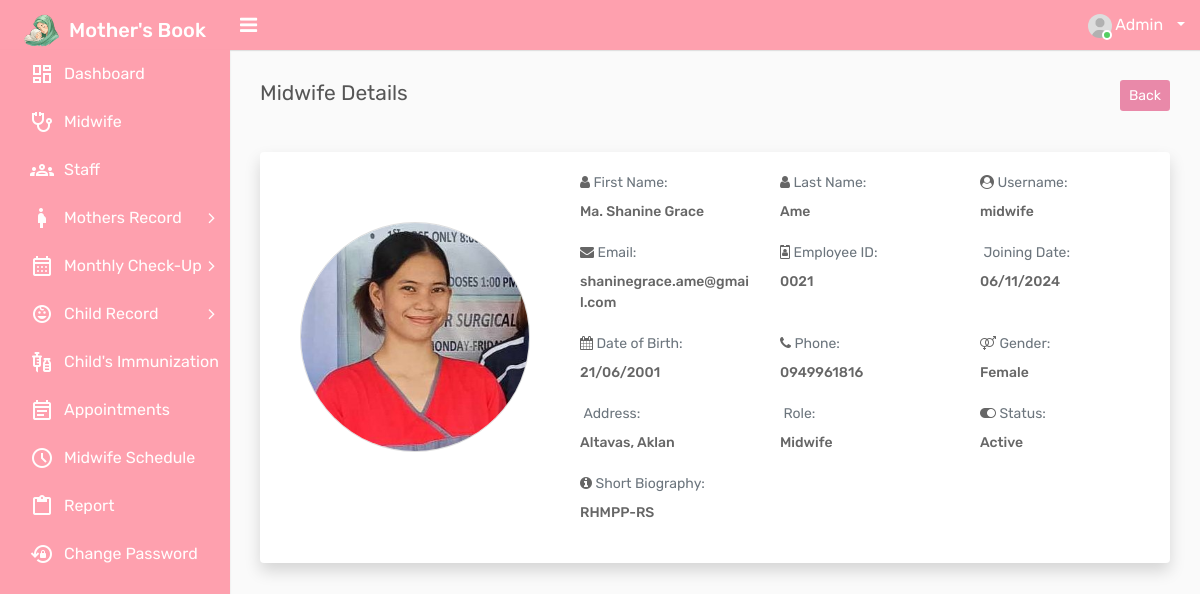
The app's page /login/system/view-doctors.php?id=16 (signed in) with its own data.
### tables this page shows
CREATE TABLE `tbl_employee` (
  `id` int(11) NOT NULL,
  `first_name` varchar(250) NOT NULL,
  `last_name` varchar(250) NOT NULL,
  `username` varchar(250) NOT NULL,
  `emailid` varchar(250) NOT NULL,
  `password` varchar(255) NOT NULL,
  `new_password` varchar(255) NOT NULL,
  `confirm_password` varchar(255) NOT NULL,
  `dob` varchar(50) NOT NULL,
  `gender` varchar(10) NOT NULL,
  `address` text NOT NULL,
  `bio` text NOT NULL,
  `employee_id` varchar(250) NOT NULL,
  `joining_date` varchar(250) NOT NULL,
  `phone` varchar(10) NOT NULL,
  `role` varchar(50) NOT NULL COMMENT '1=Admin, 2=Midwife, 3=Staff',
  `status` tinyint(4) NOT NULL COMMENT '1=Active, 0=Inactive',
  `created_at` timestamp NOT NULL DEFAULT current_timestamp() ON UPDATE current_timestamp(),
  `pic` varchar(255) NOT NULL
);

CREATE TABLE `tbl_role` (
  `id` int(11) NOT NULL,
  `title` varchar(100) NOT NULL,
  `role` tinyint(4) NOT NULL,
  `created_at` timestamp NOT NULL DEFAULT current_timestamp() ON UPDATE current_timestamp()
);

### login/system/view-doctors.php (the view, shortened to what this page needs)
<?php
include('header.php');
include('includes/connection.php');
$id = $_GET['id'];
$fetch_query = mysqli_query($connection, "SELECT * FROM tbl_employee WHERE id='$id'");
$row = mysqli_fetch_array($fetch_query);
?>
<div class="page-wrapper">
    <div class="content">
        <div class="row">
            <div class="col-sm-4">
                <h4 class="page-title">Midwife Details</h4>
            </div>
            <div class="col-sm-8 text-right m-b-20">
                <a href="doctors.php" class="btn btn-primary btn-sm float-right">Back</a>
            </div>
        </div><br>
        <div class="row">
            <div class="col-lg-12">
                <div class="card shadow">
                    <div class="card-body">
                        <div class="row">
                            <div class="col-md-4 text-center mb-4">
                            <div style="width: 230px; height: 230px; border-radius: 50%; overflow: hidden; border: 1px solid #ddd; margin: 50px auto 0;">
                            <img src="<?php echo !empty($row['pic']) ? 'assets/img/logo/employee/' . $row['pic'] : 'assets/img/logo/employee/user.jpg'; ?>"
                                         alt="Profile Picture"
                                         class="img-fluid"
                                         style="width: 100%; height: 100%; object-fit: cover;">
                                </div>
                            </div>
                            <div class="col-md-8">
                                <div class="row">
                                    <div class="col-sm-4 mb-1">
                                        <i class="fa fa-user"></i>
                                        <label class="text-muted" style="font-size: 14px;">First Name:</label>
                                        <p style="font-size: 14px; font-weight: 500;"><?php echo $row['first_name']; ?></p>
                                    </div>
                                    <div class="col-sm-4 mb-1">
                                        <i class="fa fa-user"></i>
                                        <label class="text-muted" style="font-size: 14px;">Last Name:</label>
                                        <p style="font-size: 14px; font-weight: 500;"><?php echo $row['last_name']; ?></p>
                                    </div>
                                    <div class="col-sm-4 mb-1">
                                        <i class="fa fa-user-circle"></i>
                                        <label class="text-muted" style="font-size: 14px;">Username:</label>
                                        <p style="font-size: 14px; font-weight: 500;"><?php echo $row['username']; ?></p>
                                    </div>
                                    <div class="col-sm-4 mb-1">
                                        <i class="fa fa-envelope"></i>
                                        <label class="text-muted" style="font-size: 14px;">Email:</label>
                                        <p style="font-size: 14px; font-weight: 500;"><?php echo $row['emailid']; ?></p>
                                    </div>
                                    <div class="col-sm-4 mb-1">
                                        <i class="fa fa-id-badge"></i>
                                        <label class="text-muted" style="font-size: 14px;">Employee ID:</label>
                                        <p style="font-size: 14px; font-weight: 500;"><?php echo $row['employee_id']; ?></p>
                                    </div>
                                    <div class="col-sm-4 mb-1">
                                        <label class="text-muted" style="font-size: 14px;">Joining Date:</label>
                                        <p style="font-size: 14px; font-weight: 500;"><?php echo $row['joining_date']; ?></p>
                                    </div>
                                    <div class="col-sm-4 mb-1">
                                        <i class="fa fa-calendar"></i>
                                        <label class="text-muted" style="font-size: 14px;">Date of Birth:</label>
                                        <p style="font-size: 14px; font-weight: 500;"><?php echo $row['dob']; ?></p>
                                    </div>
                                    <div class="col-sm-4 mb-1">
                                        <i class="fa fa-phone"></i>
                                        <label class="text-muted" style="font-size: 14px;">Phone:</label>
                                        <p style="font-size: 14px; font-weight: 500;"><?php echo $row['phone']; ?></p>
                                    </div>
                                    <div class="col-sm-4 mb-1">
                                        <i class="fa fa-venus-mars"></i>
                                        <label class="text-muted" style="font-size: 14px;">Gender:</label>
                                        <p style="font-size: 14px; font-weight: 500;"><?php echo $row['gender']; ?></p>
                                    </div>
                                    <div class="col-sm-4 mb-1">
                                        <label class="text-muted" style="font-size: 14px;">Address:</label>
                                        <p style="font-size: 14px; font-weight: 500;"><?php echo $row['address']; ?></p>
                                    </div>
                                    <div class="col-md-4 mb-1">
                                        <label class="text-muted" style="font-size: 14px;">Role:</label>
                                        <p style="font-size: 14px; font-weight: 500;">
                                            <?php
                                                $role_query = mysqli_query($connection, "SELECT title FROM tbl_role WHERE role='".$row['role']."'");
                                                if ($role_query && mysqli_num_rows($role_query) > 0) {
                                                    $role_row = mysqli_fetch_array($role_query);
                                                    echo $role_row['title'];
                                                } else {
                                                    echo "Admin";
                                                }
                                            ?>
                                        </p>
                                    </div>
                                    <div class="col-sm-4 mb-1">
                                        <i class="fa fa-toggle-on"></i>
                                        <label class="text-muted" style="font-size: 14px;">Status:</label>
                                        <p style="font-size: 14px; font-weight: 500;"><?php echo $row['status'] == 1 ? 'Active' : 'Inactive'; ?></p>
                                    </div>
                                    <div class="col-sm-12 mb-1">
                                        <i class="fa fa-info-circle"></i>
                                        <label class="text-muted" style="font-size: 14px;">Short Biography:</label>
                                        <p style="font-size: 14px; font-weight: 500;"><?php echo $row['bio']; ?></p>
                                    </div>
                                </div>
                            </div>
                        </div>
                    </div>
                </div>
            </div>
        </div>
    </div>
</div>
<?php
include('footer.php');
?>

### records on screen
tbl_employee: pic (picture), first_name "Ma. Shanine Grace", last_name "Ame", username "midwife", emailid "shaninegrace.ame@gmail.com", employee "0021", joining_date "06/11/2024", dob "21/06/2001", phone "0949961816", gender "Female", address "Altavas, Aklan", bio "RHMPP-RS"
tbl_role: title "Midwife"
